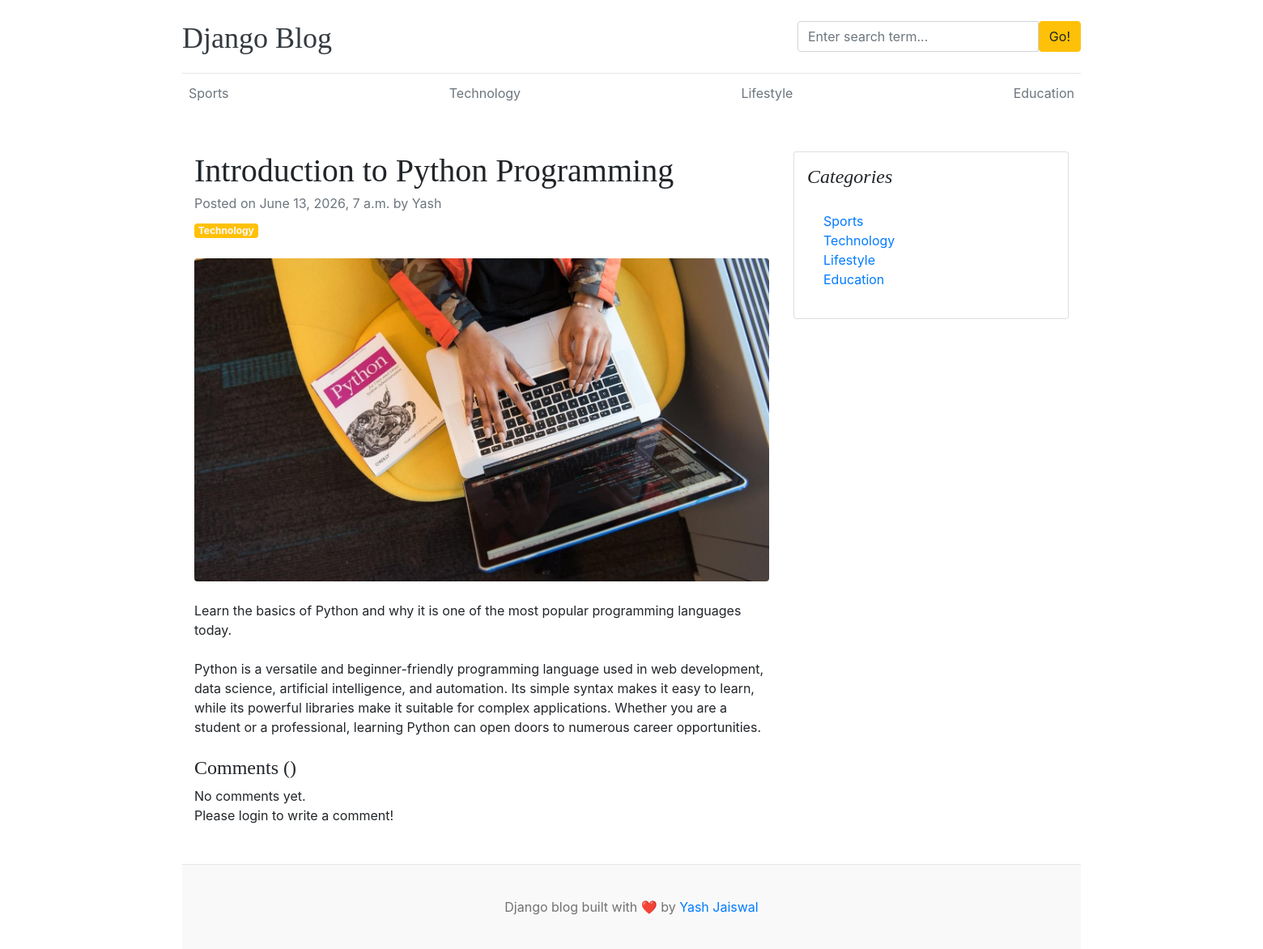
Before: /blogs/introduction-to-python-programming/ with the older database file.
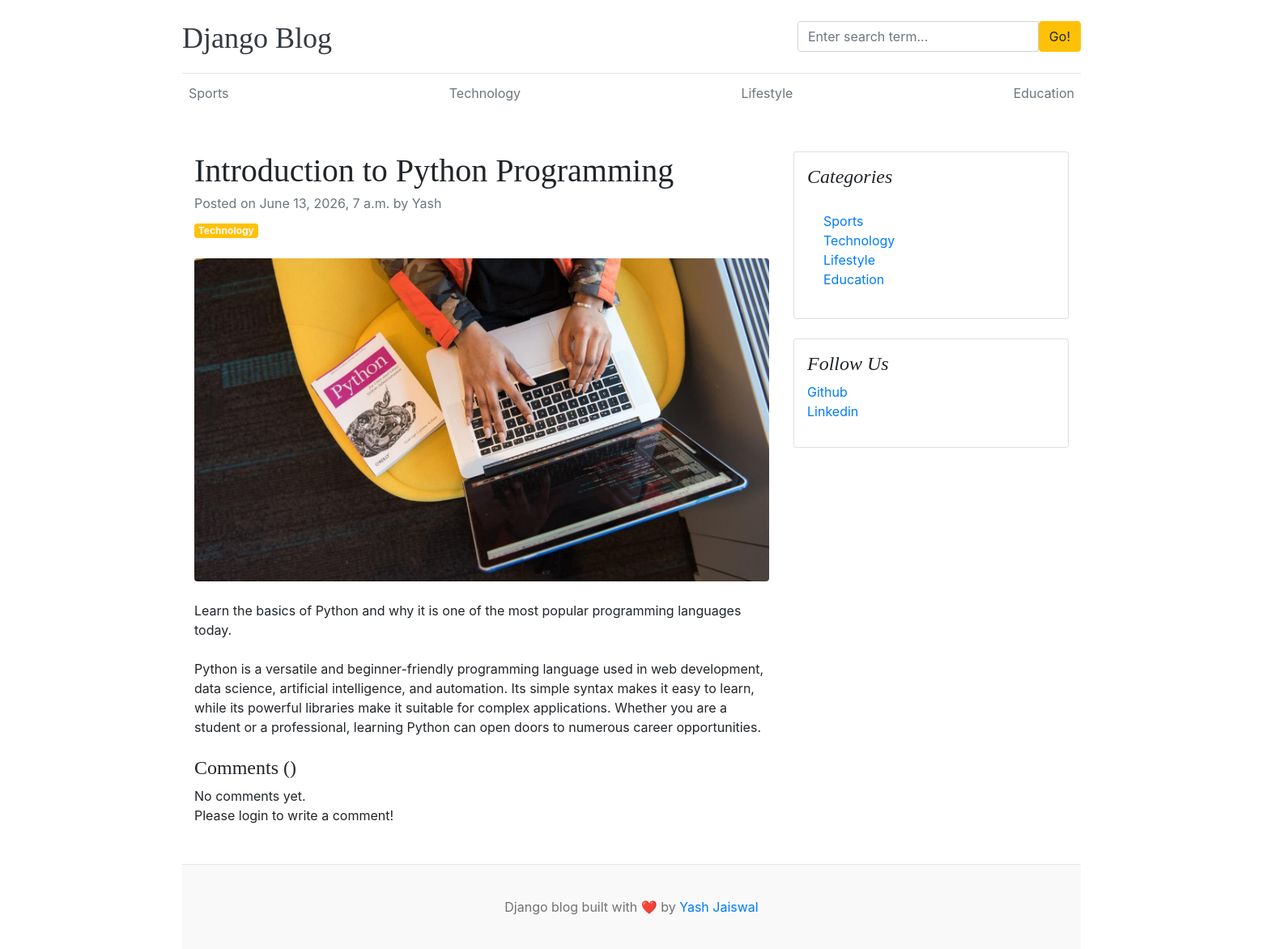
After: the same page with the newer database file.
### blogs/models.py (models this page shows)
class Category(models.Model):
    category_name = models.CharField(max_length=50, unique=True)
    created_at =  models.DateTimeField(auto_now_add=True)
    updated_at = models.DateTimeField(auto_now=True)
    class Meta:
        verbose_name_plural = "categories"
    def __str__(self):
        return self.category_name

### assignments/models.py (models this page shows, shortened)
class SocialLink(models.Model):
    platform = models.CharField(max_length=25)
    link = models.URLField(max_length=100)
    created_at = models.DateTimeField(auto_now_add=True)
    updated_at = models.DateTimeField(auto_now=True)

### blogs/views.py (the view)
# urls.py: path('blogs/<slug:slug>/',BlogsView.blogs, name='blogs'),
def blogs(request,slug):
    single_blog = get_object_or_404(Blog, slug=slug, status='Published')
    context = {
        'single_blog': single_blog,
    }
    return render(request,'blogs.html',context)

### blogs/context_processors.py (called while the page is built)
def get_categories(request):
    categories = Category.objects.all()
    return dict(categories=categories)

def get_social_links(request):
    social_links = SocialLink.objects.all()
    return dict(social_links=social_links)

### templates/blogs.html
{% extends 'base.html' %}
{% block content %}
<div class="container mt-5">
    <div class="row">
        <div class="col-lg-8">
            <article>
                <header class="mb-4">
                    <h1 class="fw-bolder mb-1">{{ single_blog.title }}</h1>
                    <div class="text-muted fst-italic mb-2">Posted on {{ single_blog.created_at }} by {{ single_blog.author }}</div>
                    <a class="badge bg-warning text-decoration-none text-light" href="#!">{{ single_blog.category }}</a>
                </header>
                <figure class="mb-4"><img class="img-fluid rounded" src="{{ single_blog.featured_image.url }}" alt="..." /></figure>
                <section class="mb-5">
                    <p class="fs-5 mb-4">{{ single_blog.short_description }}</p>
                    <p class="fs-5 mb-4">{{ single_blog.blog_body }}</p>
                    <h4>Comments ({{ comment_count }})</h4>
                    {% if comments %}
                        {% for comment in comments %}
                            <div class="card mt-1">
                                <div class="card-body">
                                    <p class="card-text mb-0">{{ comment }}</p>
                                    <span>
                                        <small>By {{ comment.user }}</small>
                                        <small>| {{ comment.created_at | timesince }} ago</small>
                                    </span>
                                </div>
                            </div>
                        {% endfor %}
                    {% else %}
                    No comments yet.
                    {% endif %}
                    <br>
                    <div class="form-group">
                        {% if user.is_authenticated %}
                        <form action="" method="POST">
                            {% csrf_token %}
                            <div class="form-group">
                                <textarea name="comment" class="form-control" placeholder="Write your comment"></textarea>
                                <input type="submit" value="Submit" class="btn btn-primary mt-2">
                            </div>
                        </form>
                        {% else %}
                        <p>Please login to write a comment!</p>
                        {% endif %}
                    </div>
                </section>
            </article>
        </div>
        <div class="col-lg-4">
            <div class="card mb-4 p-3">
                <h4 class="font-italic">Categories</h4>
                <div class="card-body">
                    <div class="row">
                        <div class="col-sm-6">
                            <ul class="list-unstyled mb-0">
                                {% for cat in categories %}
                                <li><a href="{% url 'posts_by_category' cat.id %}">{{ cat.category_name }}</a></li>
                                {% endfor %}
                            </ul>
                        </div>
                    </div>
                </div>
            </div>
            {% if social_links %}
            <div class="card mb-4 p-3">
                <h4 class="font-italic">Follow Us</h4>
                <ol class="list-unstyled">
                    {% for i in social_links %}
                    <li><a href="{{ i.link }}" target="_blank">{{ i.platform }}</a></li>
                    {% endfor %}
                </ol>
            </div>
            {% endif %}
        </div>
    </div>
</div>
{% endblock %}

### templates/base.html (shortened to what this page needs)
{% load static %}
<!DOCTYPE html>
<html lang="en">
<head>
    <link href="https://getbootstrap.com/docs/4.0/dist/css/bootstrap.min.css" rel="stylesheet">
    <link href="{% static 'css/blog.css'%}" rel="stylesheet">
  </head>
<body>
    <div class="container">
      <header class="blog-header py-3">
        <div class="row flex-nowrap justify-content-between align-items-center">
          <div class="col-8 pt-1">
            <a class="blog-header-logo text-dark" href="/">Django Blog</a>
          </div>
          <div class="col-4">
            <form action="{% url 'search' %}" method="GET">
              <div class="input-group">
                <input class="form-control" type="text" name="keyword" value="{{ keyword }}" placeholder="Enter search term..." aria-label="Enter search term..." aria-describedby="button-search" />
                <button type="submit" class="btn btn-warning" id="button-search" type="button">Go!</button>
            </div>
            </form>
          </div>
          <div class="col-4 d-flex justify-content-end align-items-center">
          </div>
        </div>
      </header>
      <div class="nav-scroller py-1 mb-2">
        <nav class="nav d-flex justify-content-between">
          {% for cat in categories %}
          <a class="p-2 text-muted" href="{% url 'posts_by_catgory' cat.id %}">{{ cat }}</a>
          {% endfor %}
        </nav>
      </div>
{% block content %}
{% endblock %}
<footer class="blog-footer">
  <p>Django blog built with ❤️ by <a href="#">Yash Jaiswal</a></p>
</footer>
</body>
</html>

Changed rows visible on the page:
added SocialLink: platform "Github"
added SocialLink: platform "Linkedin"
Other visible differences:
text now shown: "Follow Us"
